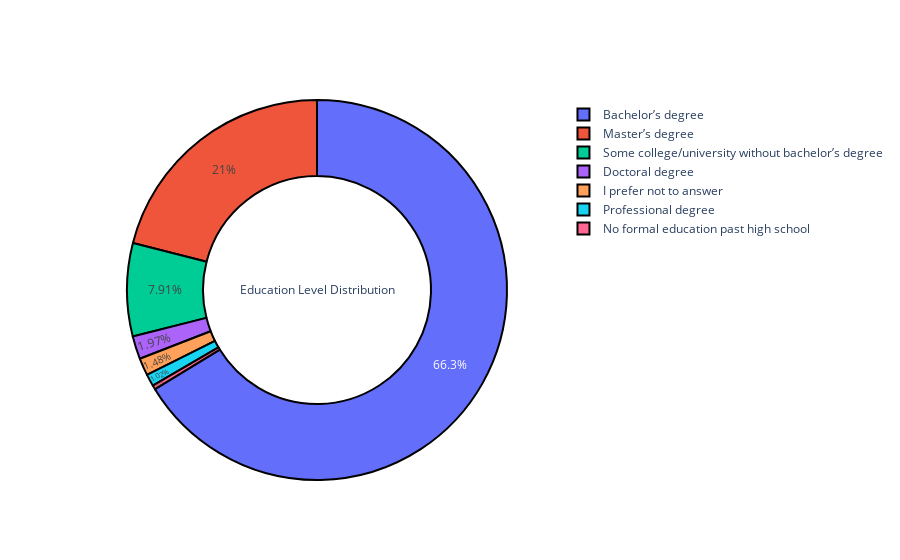

Notebook cell for this chart:
### Code cell
trace = go.Pie(labels=['Bachelor’s degree', 'Master’s degree', 'Some college/university without bachelor’s degree',
                       'Doctoral degree', 'I prefer not to answer', "Professional degree", 'No formal education past high school'], 
               values=df['Q4'].value_counts().values, 
               title="Education Level Distribution", 
               hoverinfo='percent+value+label', 
               textinfo='percent',
               textposition='inside',
               hole=0.6,
               showlegend=True,
               marker=dict(colors=plt.cm.viridis_r(np.linspace(0, 1, 28)),
                           line=dict(color='#000000',
                                     width=2),
                          )
                  )
fig=go.Figure(data=[trace])
fig.show()

### Figure 1 — Plotly figure (JSON) as saved in the notebook; plotly's stock layout.template omitted (floating-point values rounded to 4 significant figures)
{"data": [{"hole": 0.6, "hoverinfo": "percent+value+label", "labels": ["Bachelor’s degree", "Master’s degree", "Some college/university without bachelor’s degree", "Doctoral degree", "I prefer not to answer", "Professional degree", "No formal education past high school"], "marker": {"colors": [[0.9932, 0.9062, 0.1439, 1], [0.9063, 0.8949, 0.09813, 1], [0.8146, 0.8834, 0.1103, 1], [0.7099, 0.8688, 0.1693, 1], [0.6163, 0.8527, 0.2301, 1], [0.516, 0.8312, 0.2943, 1], [0.431, 0.8085, 0.3465, 1], [0.3441, 0.78, 0.3974, 1], [0.2741, 0.752, 0.4366, 1], [0.208, 0.7187, 0.4729, 1], [0.162, 0.6873, 0.4991, 1], [0.1301, 0.6514, 0.5216, 1], [0.1197, 0.6185, 0.5363, 1], [0.1235, 0.5817, 0.5474, 1], [0.1337, 0.5485, 0.5535, 1], [0.1476, 0.5117, 0.557, 1], [0.1607, 0.4785, 0.5581, 1], [0.1758, 0.4413, 0.5577, 1], [0.1906, 0.4071, 0.5561, 1], [0.2086, 0.3678, 0.5527, 1], [0.2259, 0.3308, 0.5473, 1], [0.245, 0.2877, 0.5373, 1], [0.2606, 0.2469, 0.5228, 1], [0.2741, 0.1997, 0.4989, 1], [0.2814, 0.1558, 0.4692, 1], [0.2829, 0.1054, 0.4269, 1], [0.2779, 0.05632, 0.3812, 1], [0.267, 0.004874, 0.3294, 1]], "line": {"color": "#000000", "width": 2}}, "showlegend": true, "textinfo": "percent", "textposition": "inside", "title": {"text": "Education Level Distribution"}, "type": "pie", "values": [1885, 598, 225, 56, 42, 29, 10]}], "layout": {}}
